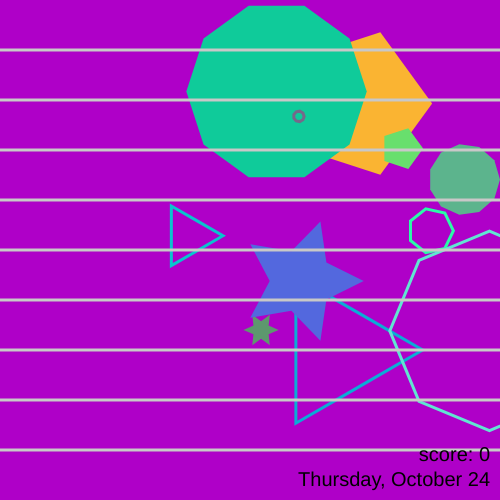
Frame 1 (no input)
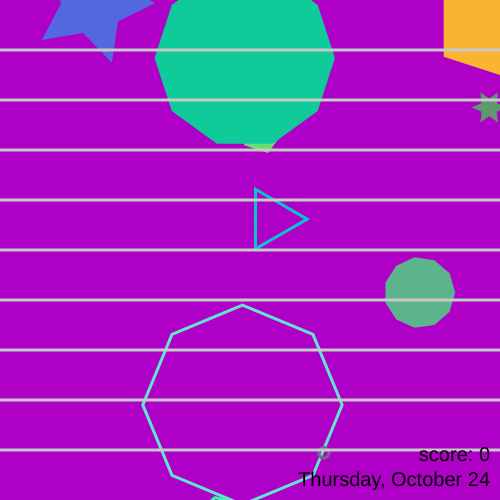
Frame 60 (no input)
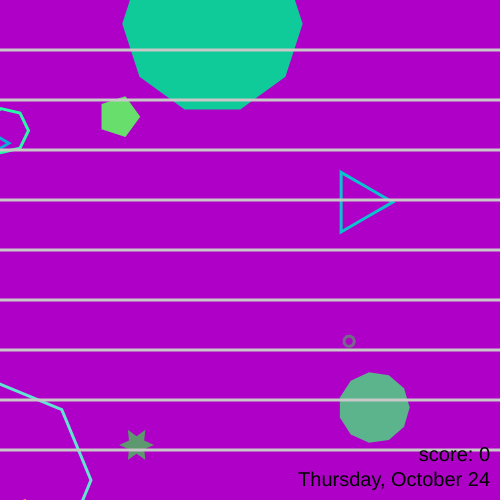
Frame 120 (the mouse pressed at the canvas centre since frame 60)

The p5.js sketch that drew these frames (run headless with seeded random() and noise() and a simulated clock; from frame 60 on, the mouse is pressed at the canvas centre):

// p5.js sketch
// ── sketch.js
let x;
let y;
let size;
let speedX;
let speedY;
let dateText;
let score;
let isStar;
let drawShape;

let shapeCount;
let xs = [];
let ys = [];
let sides = [];
let sizes = [];
let speedXs = [];
let speedYs = [];
let colors = [];
let drawShapes = [];
let isOutlines = [];

function setup() {
    createCanvas(500, 500);
    x = random(width);
    y = random(height);
    size = 75;
    speedX = random(-5, 5);
    speedY = random(-5, 5);
    dateText = 'Thursday, October 24';
    score = 0;
    isStar = false;
    drawShape = polygon;

    shapeCount = 10;
    for (let i = 0; i < shapeCount; i++) {
        xs.push(random(width));
        ys.push(random(height));
        sides.push(floor(random(3, 12)));
        sizes.push(random(5, 100));
        speedXs.push(random(-5, 5));
        speedYs.push(random(-5, 5));
        colors.push(color(random(150), random(100, 255), random(100, 255)));
        let r = floor(random(2));
        if (r === 0) {
            drawShapes.push(polygon);
        } else {
            drawShapes.push(star);
        }

        r = floor(random(2));
        if (r === 0) {
            isOutlines.push(false);
        } else {
            isOutlines.push(true);
        }
    }
}

function draw() {
    background(175, 0, 200);
    fill(250, 180, 50);
    noStroke();
    drawShape(x, y, 5, size);

    for (let i = 0; i < shapeCount; i++) {
        if (isOutlines[i]) {
            noStroke();
            fill(colors[i]);
        } else {
            strokeWeight(3);
            stroke(colors[i]);
            noFill();
        }

        drawShapes[i](xs[i], ys[i], sides[i], sizes[i]);

        xs[i] += speedXs[i];
        ys[i] += speedYs[i];

        if (xs[i] > width + (sizes[i] * 2)) {
            xs[i] = -(sizes[i] * 2);
            speedXs[i] = random(0.5, 5);
        } else if (xs[i] < -(sizes[i] * 2)) {
            xs[i] = width + (sizes[i] * 2);
            speedXs[i] = random(-5, -0.5);
        }

        if (ys[i] > height + (sizes[i] * 2.0)) {
            ys[i] = -(sizes[i] * 2.0);
            speedYs[i] = random(0.5, 5);
        } else if (ys[i] < -(sizes[i] * 2.0)) {
            ys[i] = height + (sizes[i] * 2.0);
            speedYs[i] = random(-5, -0.5);
        }
    }

    strokeWeight(3);
    stroke(200);
    for (let i = 1; i < 10; i++) {
        line(0, i * (height / 10), width, i * (height / 10));
    }

    fill(0);
    textSize(20);
    noStroke();
    textAlign(RIGHT, BOTTOM);
    text(`score: ${score}`, width - 10, height - 35);
    text(dateText, width - 10, height - 10);

    x += speedX;
    y += speedY;

    if (x > width + size) {
        x = -size;
    } else if (x < -size) {
        x = width + size;
    }

    if (y > height + size) {
        y = -size;
    } else if (y < -size) {
        y = height + size;
    }
}

function keyPressed() {
    dateText += '!';
    score += 10;

    if (key === ' ') {
        isStar = !isStar;

        if (isStar) {
            drawShape = star;
        } else {
            drawShape = polygon;
        }
    }
}

let star = function(x, y, sides, radius) {
    push();
    translate(x, y);
    beginShape();
    let theta = 0;
    let points = sides * 2;

    for (let i = 0; i < points; i++) {
        let r;

        if (i % 2 === 0) {
            r = radius;
        } else {
            r = radius / 2.0;
        }
        
        let x = cos(theta) * r;
        let y = sin(theta) * r;
        vertex(x, y);
        theta += TWO_PI / points;
    }

    endShape(CLOSE);
    pop();
};

let polygon = function(x, y, sides, radius) {
    push();
    translate(x, y);
    beginShape();
    let theta = 0;

    for (let i = 0; i < sides; i++) {
        let x = cos(theta) * radius;
        let y = sin(theta) * radius;
        vertex(x, y);
        theta += TWO_PI / sides;
    }

    endShape(CLOSE);
    pop();
};
